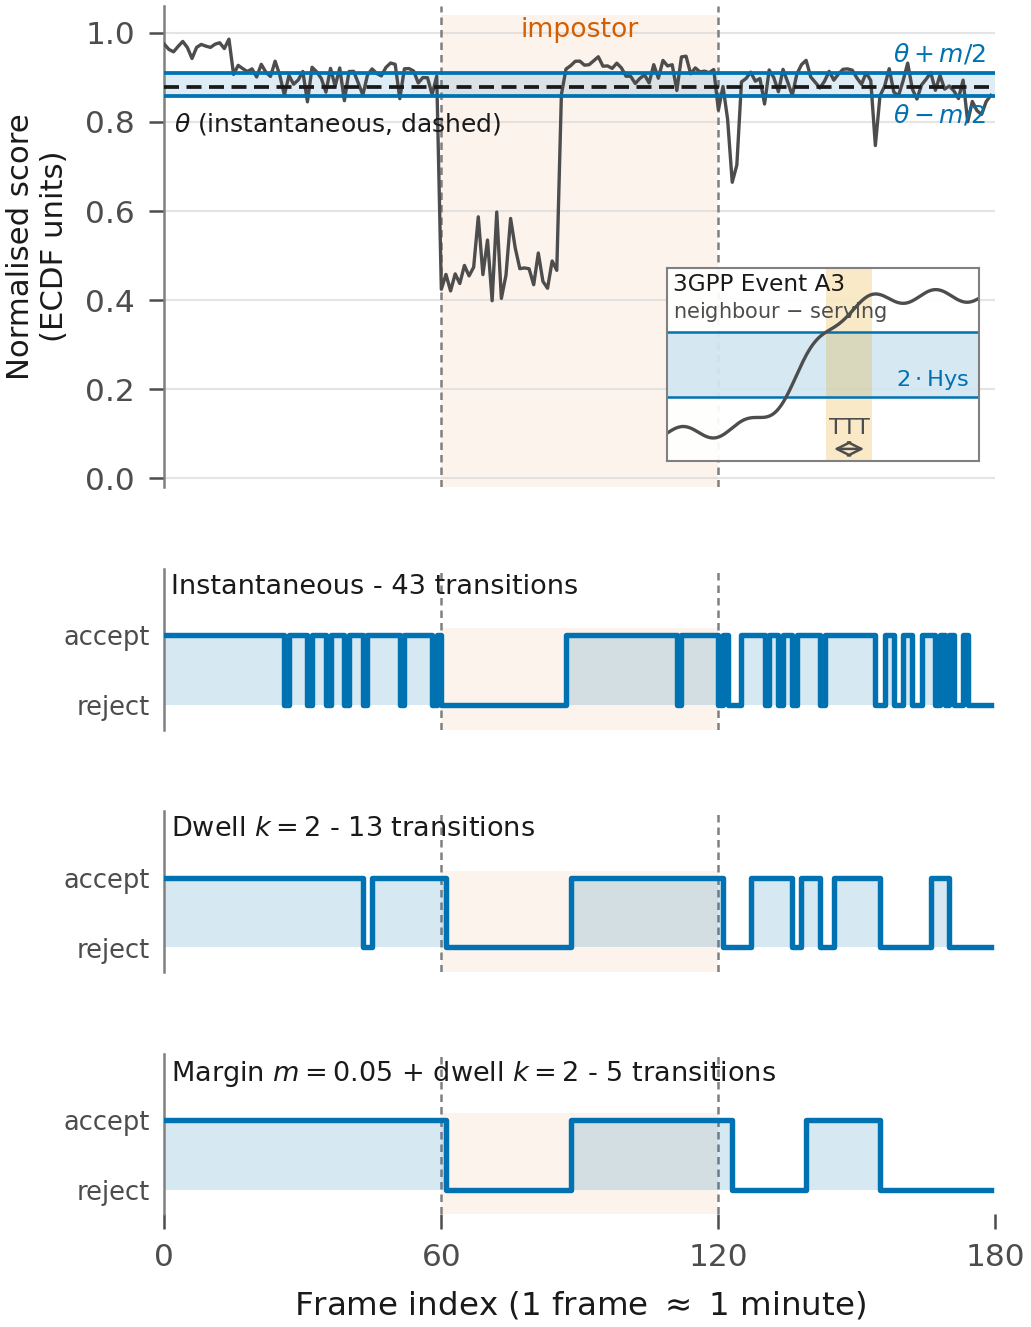

This figure's Python source:
"""Figure 5 (optional): one real test sequence under three decision policies.

Top: the normalised score trace of a single 180-frame test sequence (60 genuine |
60 impostor | 60 genuine), with the three policies' accept and reject thresholds.
Below: the authentication state under instantaneous, dwell k = 2, and margin 0.05 with
dwell 2. Inset: the 3GPP Event A3 analogue -- a dead band of width 2*Hys around the
neighbour-minus-serving difference, plus a time-to-trigger the condition must hold for.

The decision rule is NOT reimplemented here. This script imports the frozen module
`experiment_Files/Stage2/src/decision_v2.py` and calls `sim_margin_dwell`, so the states
drawn are produced by exactly the code that produced the results tables.

Sources (read only):
  f3/scores/<user>.parquet                      -> the score trace
  analysis/factorial/operating_points.csv       -> each policy's theta for that participant
The chosen sequence is reported on stdout and recorded in _fig5_checks.json.
"""
import os, sys, json, importlib.util
import numpy as np, pandas as pd
import matplotlib.pyplot as plt
from matplotlib.patches import Rectangle
sys.path.insert(0, os.path.dirname(os.path.abspath(__file__)))
from _style import apply_style, save, despine, ANALYSIS, OI, INK, INK2, INK3, GRID, HERE

apply_style()
RESULTS = os.path.normpath(os.path.join(ANALYSIS, '..'))
REPO = os.path.normpath(os.path.join(HERE, '..', '..', '..'))
SRC = os.path.join(REPO, 'experiment_Files', 'Stage2', 'src')

# import the frozen rule module standalone (its package does a relative import of metrics)
sys.path.insert(0, os.path.join(REPO, 'experiment_Files', 'Stage2'))
import src.decision_v2 as D                                      # noqa: E402

TARGET = 0.05
POLICIES = [('m0_k1', 0.0, 1, 'Instantaneous'),
            ('m0_k2', 0.0, 2, 'Dwell $k=2$'),
            ('m0.05_k2', 0.05, 2, 'Margin $m=0.05$ + dwell $k=2$')]

OPS = pd.read_csv(os.path.join(ANALYSIS, 'factorial', 'operating_points.csv'))
OPS = OPS[(OPS.target == TARGET) & (OPS.feasible == True)]          # noqa: E712
theta_of = {(r.enrolled_user, r.cell): json.loads(r.chosen_params)['theta']
            for r in OPS.itertuples()}

# participants for whom all three policies are feasible at FAR 0.05
cells = {c for c, _, _, _ in POLICIES}
users = sorted({u for (u, c) in theta_of if c in cells})
users = [u for u in users if all((u, c) in theta_of for c in cells)]


def states_for(user, S):
    th = np.array([theta_of[(user, c)] for c, _, _, _ in POLICIES])
    m = np.array([mm for _, mm, _, _ in POLICIES])
    k = np.array([kk for _, _, kk, _ in POLICIES])
    return D.sim_margin_dwell(S, th, m, k)          # (3, n_seq, T), 1 = authenticated


def transitions(v):
    return int(np.sum(v[1:] != v[:-1]))


# ---- choose a sequence where the three policies visibly differ --------------------
best = None
for user in users:
    f = os.path.join(RESULTS, 'f3', 'scores', user.split('-')[0] + '.parquet')
    if not os.path.exists(f):
        continue
    df = pd.read_parquet(f)
    df = df[df.split == 'test']
    if df.empty:
        continue
    seqs = list(dict.fromkeys(df.sequence_id.tolist()))
    S = np.stack([df[df.sequence_id == s].sort_values('frame').score.to_numpy()
                  for s in seqs])
    if S.shape[1] != 180:
        continue
    B = states_for(user, S)                                     # (3, n_seq, 180)
    for j, sq in enumerate(seqs):
        inst, dw, hy = B[0, j], B[1, j], B[2, j]
        n_i, n_d, n_h = transitions(inst), transitions(dw), transitions(hy)
        # want: instantaneous visibly unstable, dwell better, margin+dwell best,
        # and all three still detecting the impostor at some point
        detects = all(v[60:120].min() == 0 for v in (inst, dw, hy))
        if not (detects and n_i > n_d > n_h >= 2):
            continue
        score = (n_i - n_d) + (n_d - n_h) + 0.01 * n_i
        if best is None or score > best[0]:
            best = (score, user, sq, S[j], B[:, j], (n_i, n_d, n_h))

if best is None:
    raise SystemExit('No sequence satisfies the "three policies visibly differ" criterion.')
_, USER, SEQ, s, states, ntr = best
print(f'  chosen sequence {SEQ} (participant {USER}); '
      f'transitions instantaneous/dwell/margin+dwell = {ntr[0]}/{ntr[1]}/{ntr[2]}')

T = len(s)
t = np.arange(T)
th = {c: theta_of[(USER, c)] for c, _, _, _ in POLICIES}

# ---- draw ------------------------------------------------------------------------
fig = plt.figure(figsize=(3.45, 4.5))
gs = fig.add_gridspec(4, 1, height_ratios=[3.0, 1, 1, 1], hspace=0.34,
                      left=0.165, right=0.968, top=0.99, bottom=0.095)
ax = fig.add_subplot(gs[0, 0])

# impostor window
ax.add_patch(Rectangle((60, -0.02), 60, 1.06, color=OI['vermillion'], alpha=0.07,
                       lw=0, zorder=0))
ax.text(90, 1.035, 'impostor', ha='center', va='top', fontsize=6.4,
        color=OI['vermillion'])
for x in (60, 120):
    ax.axvline(x, color=INK3, lw=0.6, ls=(0, (3, 2)), zorder=1)

ax.plot(t, s, '-', color=INK2, lw=0.8, zorder=3)

c, m, k, _ = POLICIES[2]
hi_thr, lo_thr = th[c] + m / 2, th[c] - m / 2
ax.axhspan(lo_thr, hi_thr, color=OI['blue'], alpha=0.13, lw=0, zorder=2)
ax.axhline(hi_thr, color=OI['blue'], lw=0.9, zorder=4)
ax.axhline(lo_thr, color=OI['blue'], lw=0.9, zorder=4)
ax.axhline(th['m0_k1'], color=INK, lw=0.9, ls=(0, (4, 2)), zorder=4)
ax.text(178, hi_thr + 0.015, r'$\theta+m/2$', ha='right', va='bottom',
        fontsize=6.0, color=OI['blue'])
ax.text(178, lo_thr - 0.015, r'$\theta-m/2$', ha='right', va='top',
        fontsize=6.0, color=OI['blue'])
ax.text(2, lo_thr - 0.035, r'$\theta$ (instantaneous, dashed)', ha='left', va='top',
        fontsize=6.0, color=INK)

ax.set_ylabel('Normalised score\n(ECDF units)', fontsize=7.4)
ax.set_ylim(-0.02, 1.06)
ax.set_xlim(0, T)
ax.tick_params(axis='x', length=0, labelbottom=False)
ax.grid(True, axis='y', lw=0.5, alpha=0.7)
ax.set_axisbelow(True)
despine(ax, keep=('left',))

# ---- state lanes -----------------------------------------------------------------
for i, (cell, mm, kk, lab) in enumerate(POLICIES):
    a = fig.add_subplot(gs[i + 1, 0], sharex=ax)
    v = states[i]
    a.add_patch(Rectangle((60, -0.35), 60, 1.45, color=OI['vermillion'], alpha=0.07,
                          lw=0, zorder=0))
    a.step(t, v, where='post', color=OI['blue'], lw=1.3, zorder=3)
    a.fill_between(t, 0, v, step='post', color=OI['blue'], alpha=0.16, lw=0, zorder=2)
    for x in (60, 120):
        a.axvline(x, color=INK3, lw=0.6, ls=(0, (3, 2)), zorder=1)
    a.set_ylim(-0.35, 1.95)
    a.set_yticks([0, 1]); a.set_yticklabels(['reject', 'accept'], fontsize=6.2)
    a.text(1.5, 1.88, f'{lab} - {transitions(v)} transitions', fontsize=6.5,
           color=INK, ha='left', va='top')
    despine(a, keep=('left',))
    a.tick_params(axis='y', length=0)
    if i < len(POLICIES) - 1:
        a.tick_params(axis='x', length=0, labelbottom=False)
    else:
        a.set_xlabel('Frame index (1 frame $\\approx$ 1 minute)', fontsize=7.8)
        a.set_xticks([0, 60, 120, 180])

# ---- 3GPP Event A3 inset ---------------------------------------------------------
ins = ax.inset_axes([0.605, 0.055, 0.375, 0.40])
tt = np.linspace(0, 10, 400)
d = -0.75 + 1.5 / (1 + np.exp(-(tt - 4.4) * 1.5)) + 0.07 * np.sin(tt * 3.1)
ins.axhspan(-0.35, 0.35, color=OI['blue'], alpha=0.16, lw=0)
ins.axhline(0.35, color=OI['blue'], lw=0.6); ins.axhline(-0.35, color=OI['blue'], lw=0.6)
ins.plot(tt, d, color=INK2, lw=0.8)
enter = tt[np.argmax(d > 0.35)]
ins.axvspan(enter, enter + 1.5, color=OI['orange'], alpha=0.22, lw=0)
ins.annotate('', xy=(enter, -0.92), xytext=(enter + 1.5, -0.92),
             arrowprops=dict(arrowstyle='<->', lw=0.6, color=INK2))
ins.text(enter + 0.75, -0.80, 'TTT', ha='center', va='bottom', fontsize=5.4, color=INK2)
ins.text(9.7, -0.30, r'$2\cdot$Hys', ha='right', va='bottom', fontsize=5.4,
         color=OI['blue'])
ins.text(0.2, 1.00, '3GPP Event A3', ha='left', va='top', fontsize=5.6, color=INK)
ins.text(0.2, 0.70, 'neighbour $-$ serving', ha='left', va='top', fontsize=5.0,
         color=INK2)
ins.set_xlim(0, 10); ins.set_ylim(-1.05, 1.05)
ins.set_xticks([]); ins.set_yticks([])
for sp in ins.spines.values():
    sp.set_color(INK3); sp.set_linewidth(0.5)
ins.set_facecolor('white')
ins.patch.set_alpha(0.94)

save(fig, 'fig5_sequence_schematic')

# ---- numeric checks --------------------------------------------------------------
checks = [
    ('fig5 sequence drawn', SEQ, f'participant {USER}, split=test, {T} frames'),
    ('fig5 sequence layout', '60 genuine | 60 impostor | 60 genuine',
     'transition_idx=60, recovery_idx=120 in the score dump'),
    ('fig5 transitions instantaneous / dwell k=2 / margin 0.05 + dwell 2',
     f'{ntr[0]} / {ntr[1]} / {ntr[2]}', 'minimum possible for this sequence is 2'),
    ('fig5 thresholds used',
     '; '.join(f"{c} theta={th[c]:.6f}" for c, _, _, _ in POLICIES),
     'from factorial/operating_points.csv at target FAR 0.05 for this participant'),
    ('fig5 margin band', f'[{lo_thr:.6f}, {hi_thr:.6f}]',
     'theta -/+ m/2 with m = 0.05, as in src/decision_v2.sim_margin_dwell'),
    ('fig5 states come from the frozen module', 'src.decision_v2.sim_margin_dwell',
     'not reimplemented in this script'),
    ('fig5 candidate participants (all three cells feasible at FAR 0.05)',
     str(len(users)), 'from operating_points.csv'),
]
json.dump([dict(check=c, value=v, note=n) for c, v, n in checks],
          open(os.path.join(HERE, '_fig5_checks.json'), 'w'), indent=2)
for c, v, n in checks:
    print(f'  CHECK {c}: {v}  ({n})')
